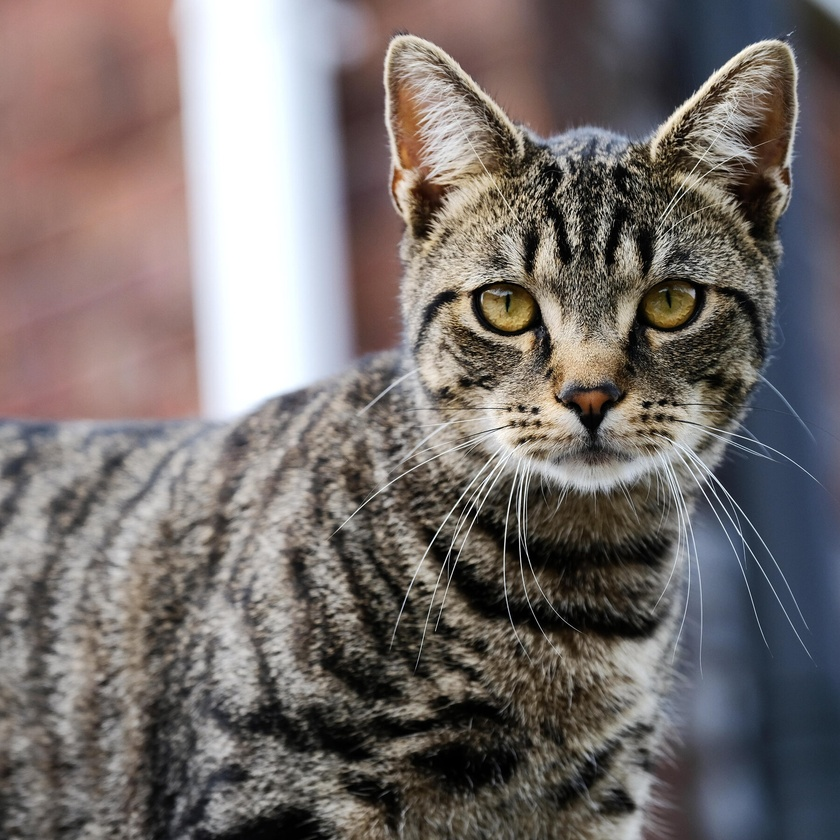
#> input picture cat.jpg, 840 x 840 px, shrunk from 1800 x 1800 before the run, found by its file name
$ python 30.py
#> lines starting #> are read from the running program, lines starting #| are printed output that depends on the picture
import cv2
import numpy as np
img = cv2.imread(r"C:\Users\venka\OneDrive\Pictures\Saved Pictures\cat.jpg", cv2.IMREAD_GRAYSCALE)
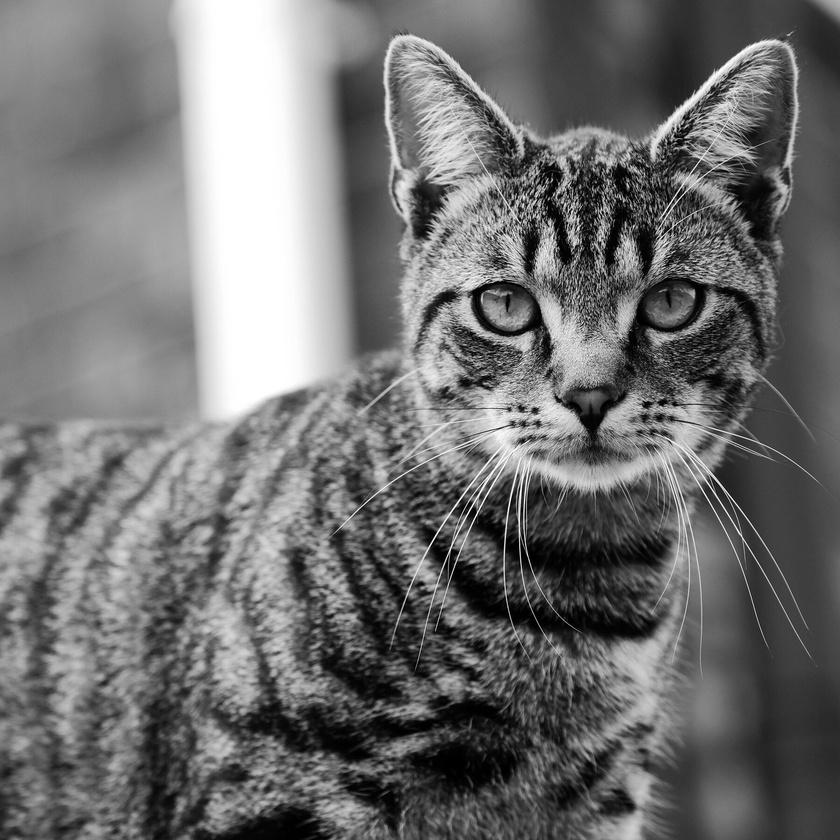
#> img: shape (840, 840); min 0, max 255, mean 112.7
kernel = np.ones((5,5), np.uint8)
dilation = cv2.dilate(img, kernel, iterations=1)
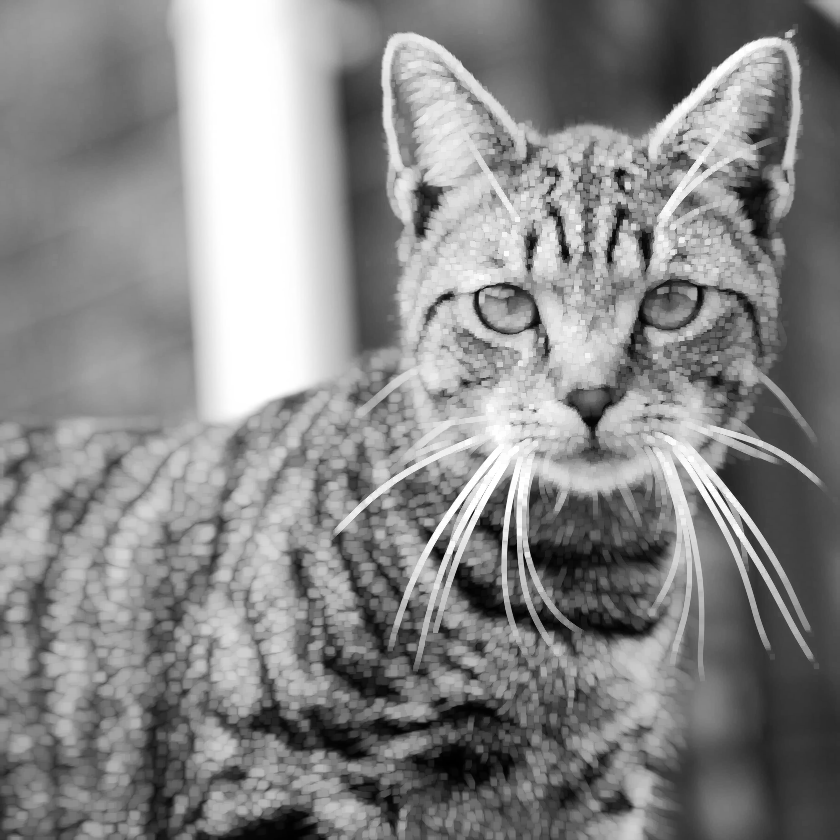
#> dilation: shape (840, 840); min 0, max 255, mean 135.5
cv2.imshow("Original", img)
cv2.imshow("Dilation", dilation)
cv2.waitKey(0)
cv2.destroyAllWindows()
